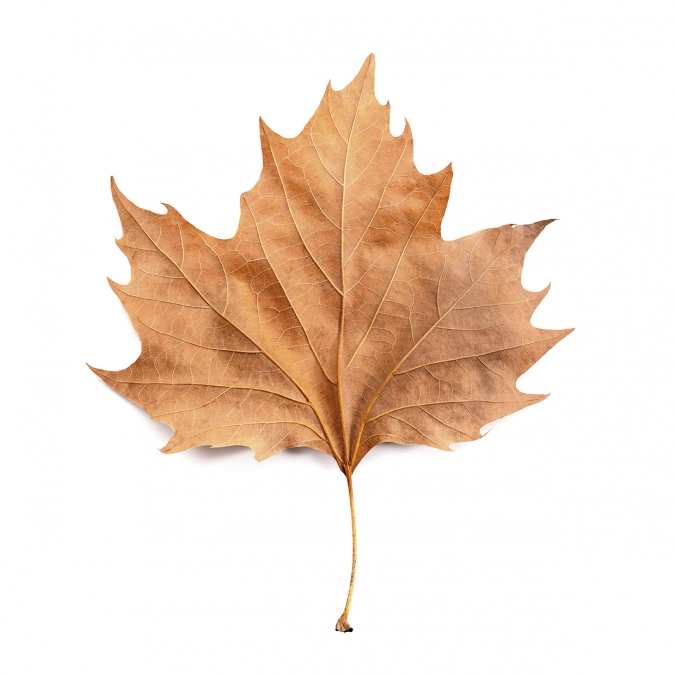
%> input picture clase13_Morfologia/img3.jpg, 675 x 675 px
$ octave Top_hat__y__Buttom_hat.m   (GNU Octave 9; MATLAB toolbox functions it lacks are replaced by stand-ins)
%> lines starting %> are read from the running program, lines starting %| are printed output that depends on the picture
clc
close all

img = imread("img3.jpg");
%> img is the input picture: size 675x675x3 uint8; mean R, G, B 242.7, 227.2, 215.3
imresize(img,3);
imgGris = rgb2gray(img);
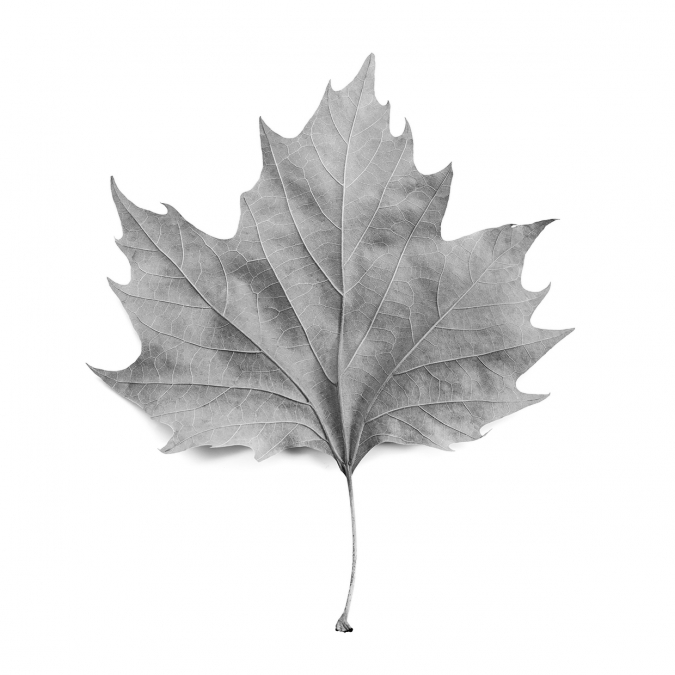
%> imgGris: size 675x675 uint8; min 2, max 255, mean 230.5
figure(1);
imshow(imgGris);

%% Top hat
elementoEstructural =[  1,1,1,1,1,1;
                        1,1,1,1,1,1;
                        0,0,1,1,0,0;
                        0,0,1,1,0,0;
                        0,0,1,1,0,0;
                        0,0,1,1,0,0;
                        0,0,1,1,0,0;];

imgGrisTopHat = imtophat(imgGris,elementoEstructural);
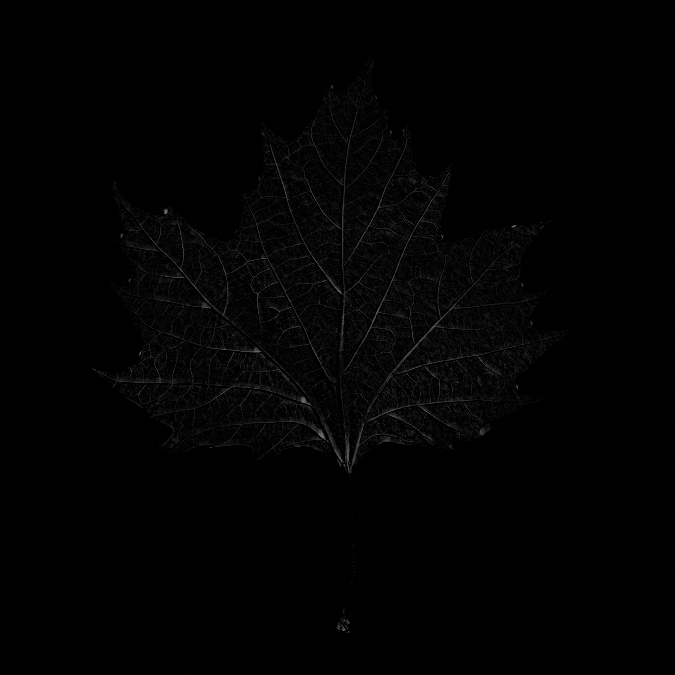
%> imgGrisTopHat: size 675x675 uint8; min 0, max 120, mean 2.6
figure(2);
imshow(imgGrisTopHat);

%% Buttom hat
elementoEstructural =[  1,1,1,1,1,1;
                        1,1,1,1,1,1;
                        0,0,1,1,0,0;
                        0,0,1,1,0,0;
                        0,0,1,1,0,0;
                        0,0,1,1,0,0;
                        0,0,1,1,0,0;];

imgGrisButtomHat = imbothat(imgGris,elementoEstructural);
figure(3);
imshow(imgGrisButtomHat);

%% Aplicacion

% imgMejoradaTopHat = imgGris + imgGrisTopHat;
% imgMejoradaTopHat = imgGris - imgGrisTopHat;
% imgMejoradaButtomHat = imgGris + imgGrisButtomHat;
imgMejoradaButtomHat = imgGris - imgGrisButtomHat;
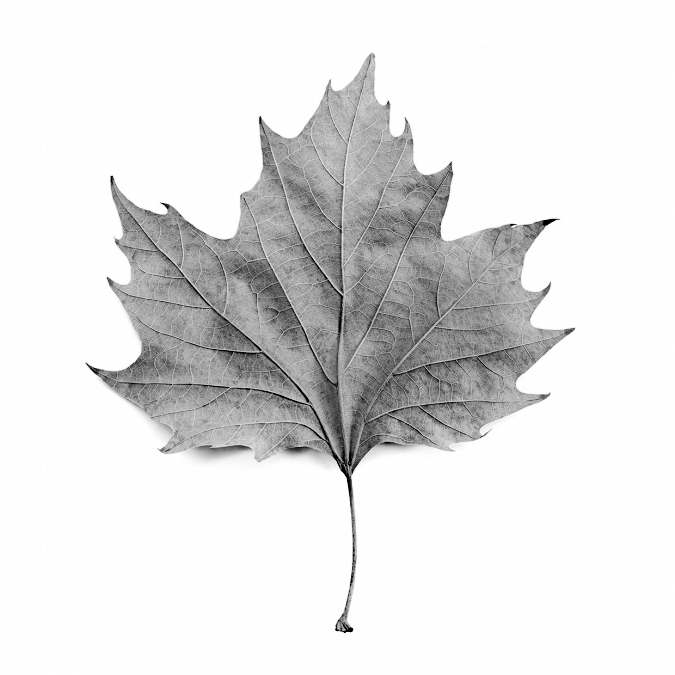
%> imgMejoradaButtomHat: size 675x675 uint8; min 0, max 255, mean 227.6
figure(4);
imshow(imgMejoradaButtomHat);

$ run again, with clase13_Morfologia/img2.jpg copied over clase13_Morfologia/img3.jpg
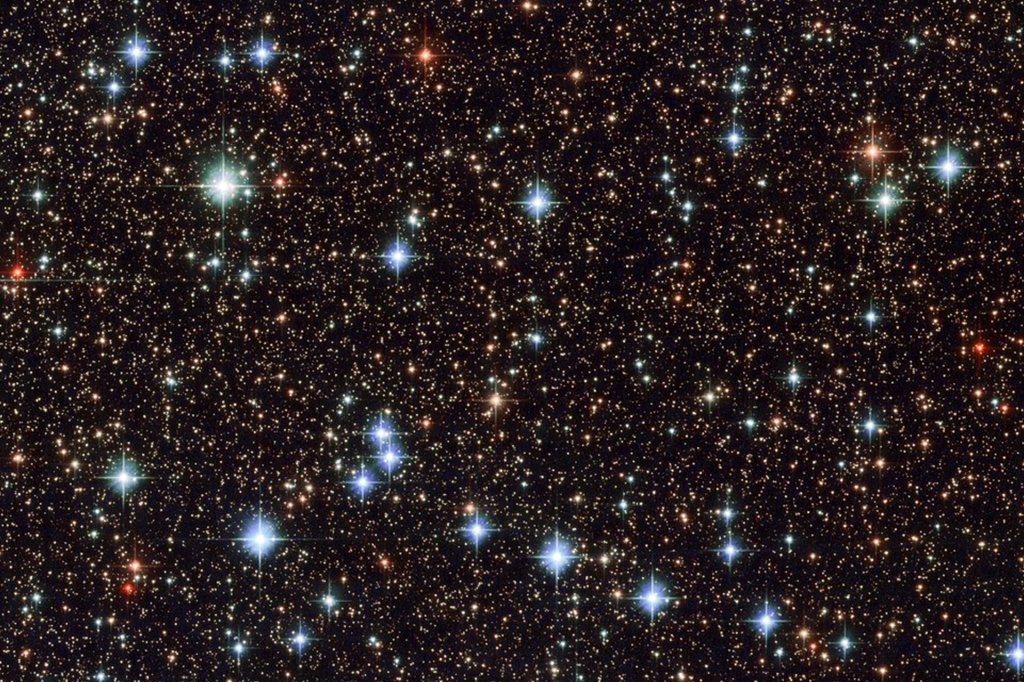
%> input picture clase13_Morfologia/img2.jpg, 1024 x 682 px
%> img is the input picture: size 682x1024x3 uint8; mean R, G, B 41.7, 32.8, 33.1
%> `imgGrisButtomHat = imbothat(imgGris,elementoEstructural);`:
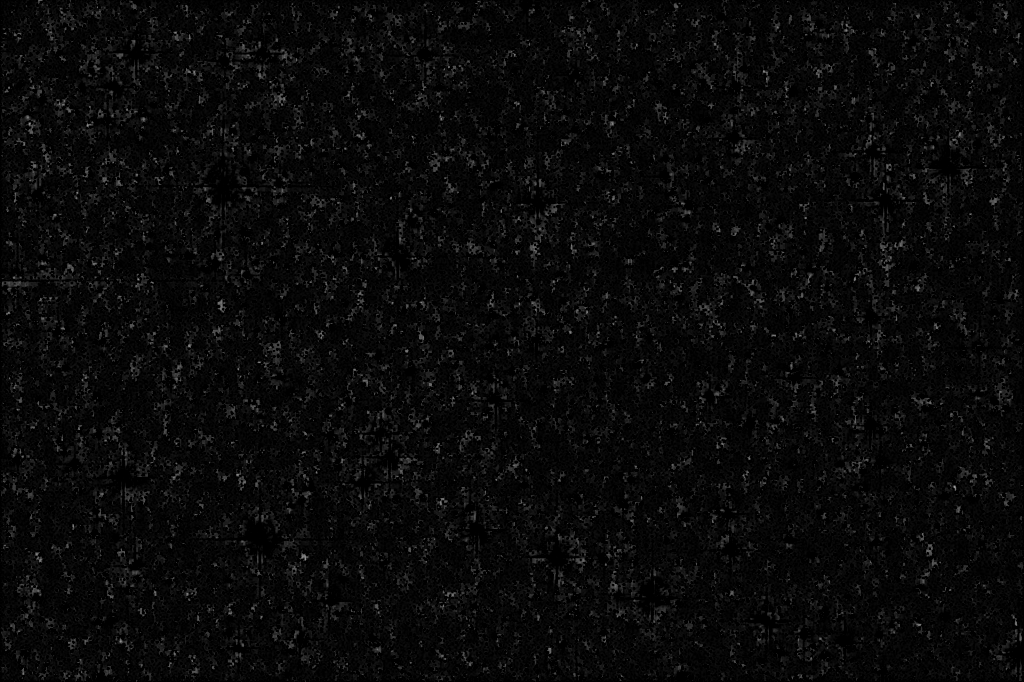
%> imgGrisButtomHat: size 682x1024 uint8; min 0, max 158, mean 9.4
%> `imgMejoradaButtomHat = imgGris - imgGrisButtomHat;`:
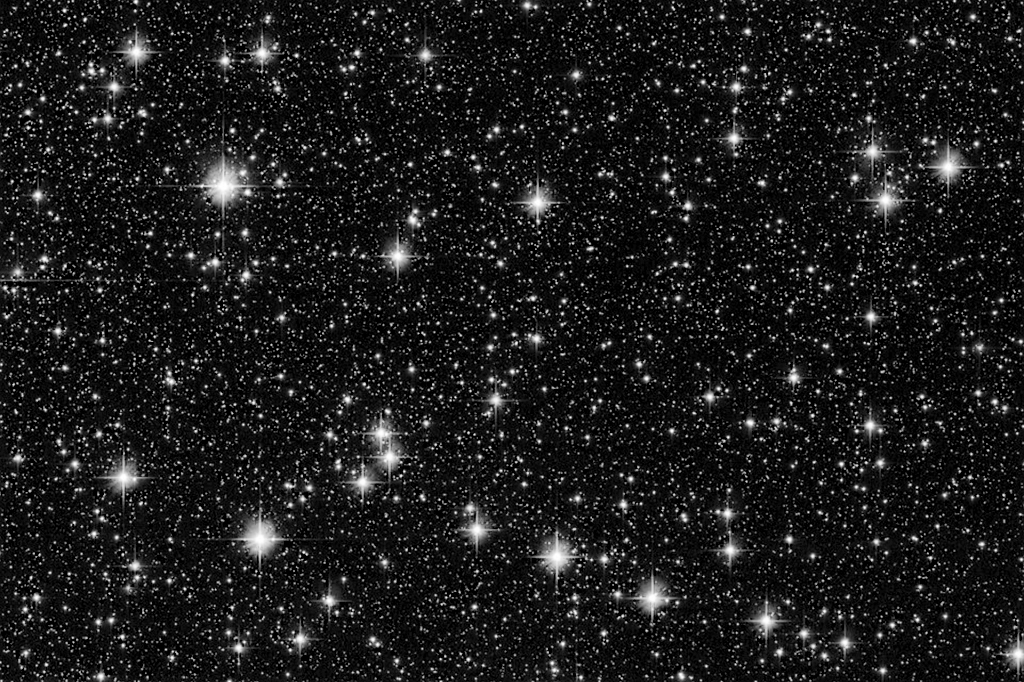
%> imgMejoradaButtomHat: size 682x1024 uint8; min 0, max 255, mean 28.2
